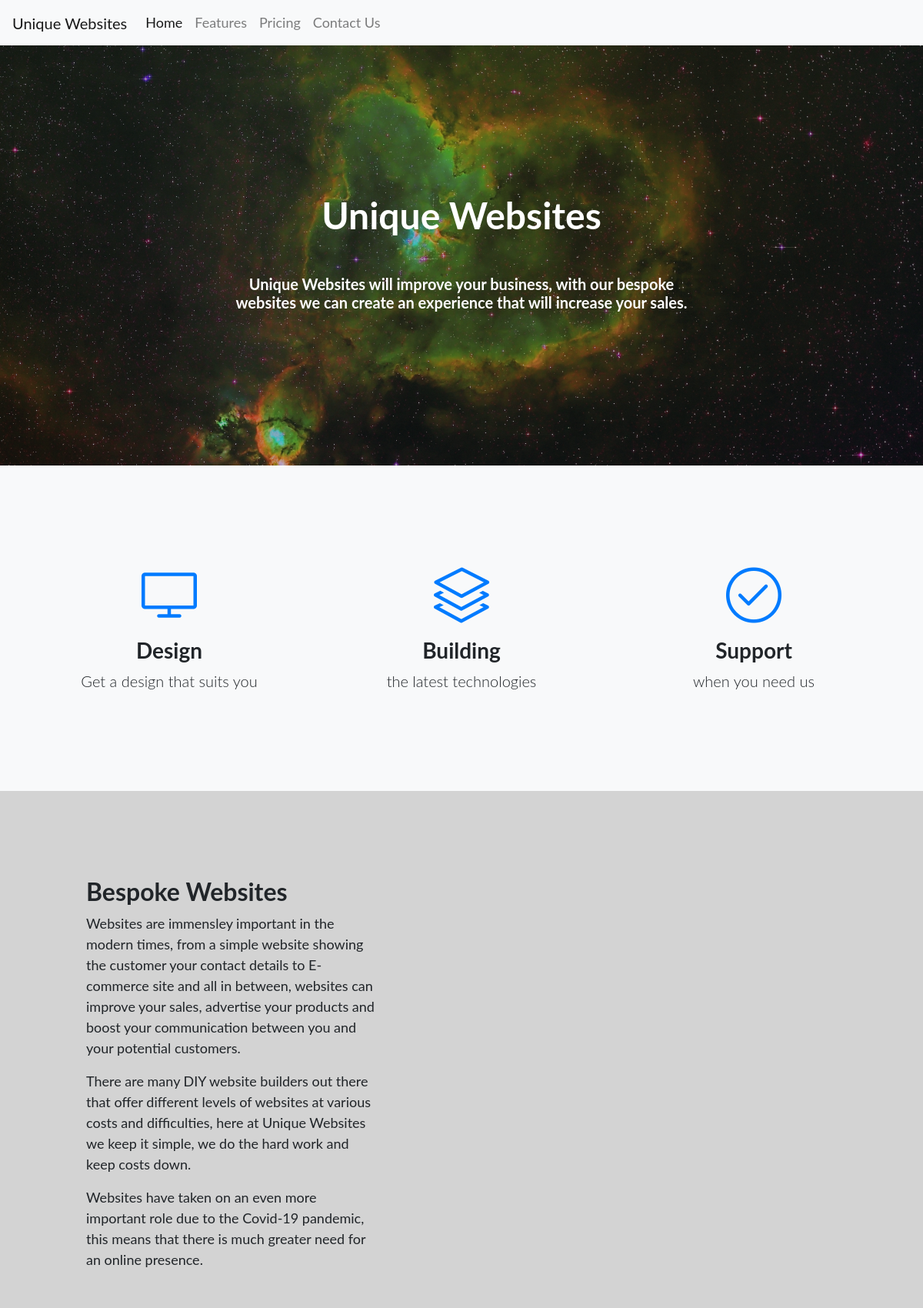
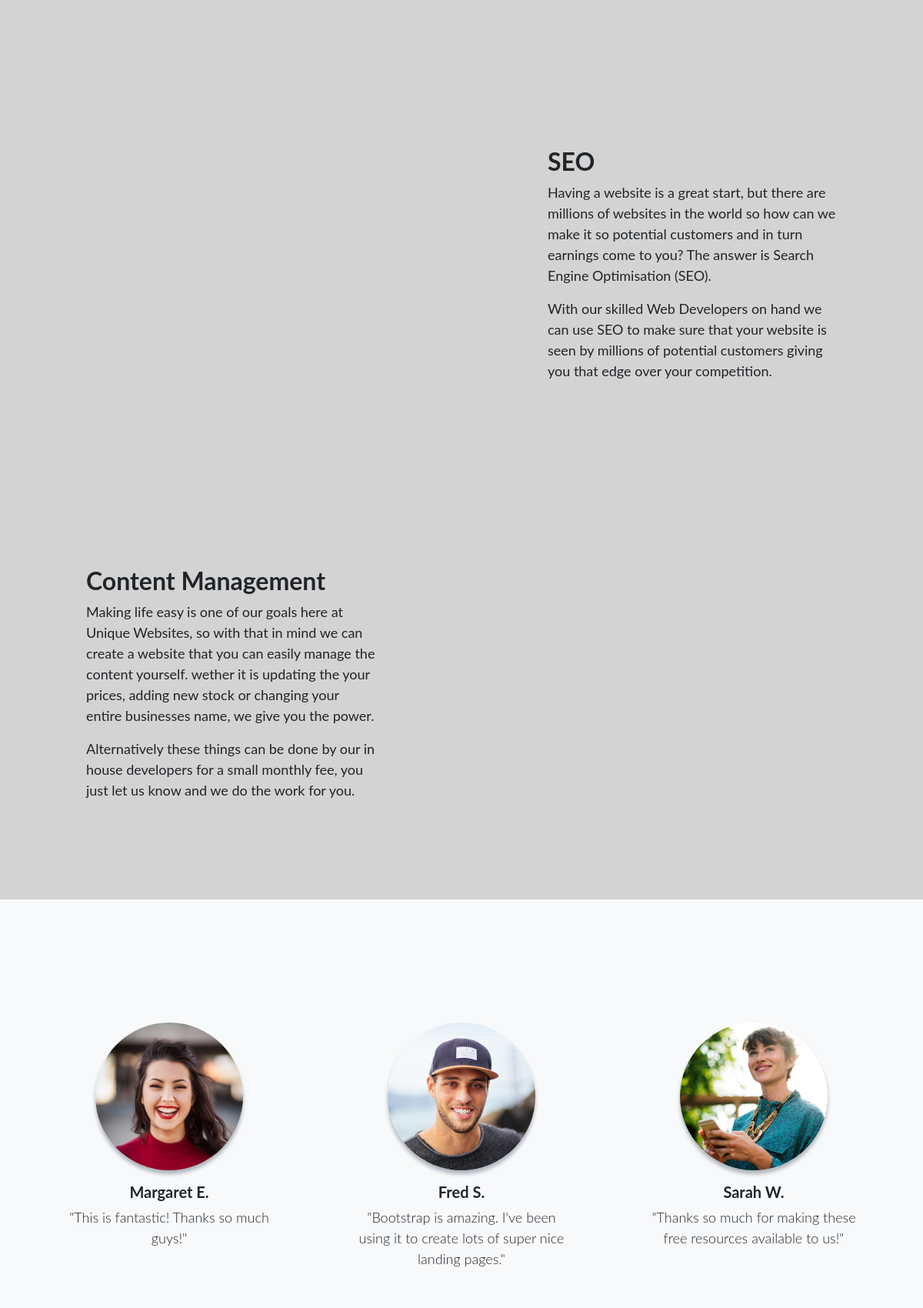
The page / (upper part) on the database its author committed (2 pictures, top to bottom).
### home/models.py (models this page shows, shortened)
class home_page(models.Model):
    masthead_image = models.ImageField(upload_to='static/images', default='', blank=True)
    masthead = models.CharField(max_length=30, default='', blank=True)
    description = models.TextField(max_length=200, default='', blank=True)
    icon_1_header = models.CharField(max_length=30, default='', blank=True)
    icon_1_description = models.TextField(max_length=30, default='', blank=True)
    icon_2_header = models.CharField(max_length=30, default='', blank=True)
    icon_2_description = models.TextField(max_length=30, default='', blank=True)
    icon_3_header = models.CharField(max_length=30, default='', blank=True)
    icon_3_description = models.TextField(max_length=30, default='', blank=True)
    showcase_1_header = models.CharField(max_length=30, default='', blank=True)
    showcase_1_image = models.ImageField(upload_to='static/images', default='', blank=True)
    showcase_1_description = models.TextField(max_length=700, default='', blank=True)
    showcase_2_header = models.CharField(max_length=30, default='', blank=True)
    showcase_2_image = models.ImageField(upload_to='static/images', default='', blank=True)
    showcase_2_description = models.TextField(max_length=700, default='', blank=True)
    showcase_3_header = models.CharField(max_length=30, default='', blank=True)
    showcase_3_image = models.ImageField(upload_to='static/images', default='', blank=True)
    showcase_3_description = models.TextField(max_length=700, default='', blank=True)

### home/views.py (the view)
# urls.py: path('', views.home_page_values, name='home'),
def home_page_values(request):
    home_page_values = home_page.objects.all()
    return render(request, 'home.html', {"home_page_values": home_page_values})

### templates/home.html (shortened to what this page needs)
{% extends 'base.html' %} {% load static %}  {% block body %}
{% for home_page_value in home_page_values %}
  <header class="masthead text-white text-center">
    <div class="overlay"></div>
    <div class="container">
      <div class="row">
        <div class="col-xl-9 mx-auto">
          <h1 class="mb-5">{{ home_page_value.masthead }}</h1>
        </div>
        <div class="col-md-10 col-lg-8 col-xl-7 mx-auto">
          <div>
            <h5>{{ home_page_value.description }}</h5>
          </div>
        </div>
      </div>
    </div>
  </header>
  <section class="features-icons bg-light text-center">
    <div class="container">
      <div class="row">
        <div class="col-lg-4">
          <div class="features-icons-item mx-auto mb-5 mb-lg-0 mb-lg-3">
            <div class="features-icons-icon d-flex">
              <i class="icon-screen-desktop m-auto text-primary"></i>
            </div>
            <h3>{{ home_page_value.icon_1_header }}</h3>
            <p class="lead mb-0">{{ home_page_value.icon_1_description }}</p>
          </div>
        </div>
        <div class="col-lg-4">
          <div class="features-icons-item mx-auto mb-5 mb-lg-0 mb-lg-3">
            <div class="features-icons-icon d-flex">
              <i class="icon-layers m-auto text-primary"></i>
            </div>
            <h3>{{ home_page_value.icon_2_header }}</h3>
            <p class="lead mb-0">{{ home_page_value.icon_2_description }}</p>
          </div>
        </div>
        <div class="col-lg-4">
          <div class="features-icons-item mx-auto mb-0 mb-lg-3">
            <div class="features-icons-icon d-flex">
              <i class="icon-check m-auto text-primary"></i>
            </div>
            <h3>{{ home_page_value.icon_3_header }}</h3>
            <p class="lead mb-0">{{ home_page_value.icon_3_description }}</p>
          </div>
        </div>
      </div>
    </div>
  </section>
  <section class="showcase">
    <div class="container-fluid p-0">
      <div class="row no-gutters">
        <div class="col-lg-6 order-lg-2 text-white showcase-img">
        </div>
        <div class="col-lg-6 order-lg-1 my-auto showcase-text">
          <h2>{{ home_page_value.showcase_1_header }}</h2>
          <p class="lead mb-0">{{ home_page_value.showcase_1_description|linebreaks }}</p>
        </div>
      </div>
      <div class="row no-gutters">
        <div class="col-lg-6 text-white showcase-img" >
        </div>
        <div class="col-lg-6 my-auto showcase-text">
          <h2>{{ home_page_value.showcase_2_header }}</h2>
          <p class="lead mb-0">{{ home_page_value.showcase_2_description|linebreaks }}</p>
        </div>
      </div>
      <div class="row no-gutters">
        <div class="col-lg-6 order-lg-2 text-white showcase-img">
        </div>
        <div class="col-lg-6 order-lg-1 my-auto showcase-text">
          <h2>{{ home_page_value.showcase_3_header }}</h2>
          <p class="lead mb-0">{{ home_page_value.showcase_3_description|linebreaks }}</p>
        </div>
      </div>
    </div>
  </section>
  <section class="testimonials text-center bg-light">
    <div class="container">
      <div class="row">
        <div class="col-lg-4">
          <div class="testimonial-item mx-auto mb-5 mb-lg-0">
            <img class="img-fluid rounded-circle mb-3" src="img/testimonials-1.jpg" alt="">
            <h5>Margaret E.</h5>
            <p class="font-weight-light mb-0">"This is fantastic! Thanks so much guys!"</p>
          </div>
        </div>
        <div class="col-lg-4">
          <div class="testimonial-item mx-auto mb-5 mb-lg-0">
            <img class="img-fluid rounded-circle mb-3" src="img/testimonials-2.jpg" alt="">
            <h5>Fred S.</h5>
            <p class="font-weight-light mb-0">"Bootstrap is amazing. I've been using it to create lots of super nice landing pages."</p>
          </div>
        </div>
        <div class="col-lg-4">
          <div class="testimonial-item mx-auto mb-5 mb-lg-0">
            <img class="img-fluid rounded-circle mb-3" src="img/testimonials-3.jpg" alt="">
            <h5>Sarah W.</h5>
            <p class="font-weight-light mb-0">"Thanks so much for making these free resources available to us!"</p>
          </div>
        </div>
      </div>
    </div>
  </section>
  {% endfor %}
  {% endblock %}

### templates/base.html (shortened to what this page needs)
{% load static %}
<!DOCTYPE html>
<html lang="en">
<head>
  <link href="{% static 'vendor/bootstrap/css/bootstrap.min.css' %}" rel="stylesheet">
  <link href="{% static 'vendor/fontawesome-free/css/all.min.css' %}" rel="stylesheet">
  <link href="{% static 'vendor/simple-line-icons/css/simple-line-icons.css' %}" rel="stylesheet" type="text/css">
  <link href="{% static 'css/landing-page.min.css' %}" rel="stylesheet">
  <link href="{% static 'css/style.css' %}" rel="stylesheet">
</head>
<nav class="navbar sticky-top navbar-expand-lg navbar-light bg-light">
  <a class="navbar-brand" href="#">Unique Websites</a>
  <div class="collapse navbar-collapse" id="navbarNav">
    <ul class="navbar-nav">
      <li class="nav-item active">
        <a class="nav-link" href="#">Home <span class="sr-only">(current)</span></a>
      </li>
      <li class="nav-item">
        <a class="nav-link" href="#">Features</a>
      </li>
      <li class="nav-item">
        <a class="nav-link" href="#">Pricing</a>
      </li>
      <li class="nav-item">
        <a class="nav-link" href="#">Contact Us</a>
      </li>
    </ul>
  </div>
</nav>
<body>
    {% block body %}
    {% endblock %}
</body>
</html>

### static/css/style.css (style rules this page uses)
body { font-size: large; }
.showcase { background-color: lightgray; }

### rows shown on the page
home_page: masthead "Unique Websites", description "Unique Websites will improve your business, with our bespoke websites we can create an experience that will increase your sales.", icon_1_header "Design", icon_1_description "Get a design that suits you", icon_2_header "Building", icon_2_description "the latest technologies", icon_3_header "Support", icon_3_description "when you need us", showcase_1_header "Bespoke Websites", showcase_1_description "Websites are immensley important in the modern times, from a simple website showing the customer your contact details to E-commerce site and all in between, websites can improve your sales, advertise your products and boost your communication between you and your potential customers. There are many DIY website builders out there that offer different levels of websites at various costs and difficulties, here at Unique Websites we keep it simple, we do the hard work and keep costs down. Websites have taken on an even more important role due to the Covid-19 pandemic, this means that there is much greater need for an online presence.", showcase_2_header "SEO", showcase_2_description "Having a website is a great start, but there are millions of websites in the world so how can we make it so potential customers and in turn earnings come to you? The answer is Search Engine Optimisation (SEO). With our skilled Web Developers on hand we can use SEO to make sure that your website is seen by millions of potential customers giving you that edge over your competition.", showcase_3_header "Content Management", showcase_3_description "Making life easy is one of our goals here at Unique Websites, so with that in mind we can create a website that you can easily manage the content yourself. wether it is updating the your prices, adding new stock or changing your entire businesses name, we give you the power. Alternatively these things can be done by our in house developers for a small monthly fee, you just let us know and we do the work for you."
